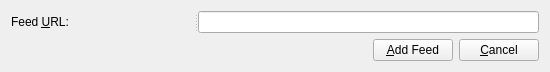
<?xml version="1.0" encoding="UTF-8"?>
<ui version="4.0">
 <class>AddFeedWindow</class>
 <widget class="QWidget" name="AddFeedWindow">
  <property name="geometry">
   <rect>
    <x>0</x>
    <y>0</y>
    <width>550</width>
    <height>70</height>
   </rect>
  </property>
  <property name="sizePolicy">
   <sizepolicy hsizetype="Preferred" vsizetype="Preferred">
    <horstretch>0</horstretch>
    <verstretch>0</verstretch>
   </sizepolicy>
  </property>
  <property name="maximumSize">
   <size>
    <width>16777215</width>
    <height>70</height>
   </size>
  </property>
  <property name="windowTitle">
   <string>Add Feed</string>
  </property>
  <layout class="QVBoxLayout" name="verticalLayout">
   <item>
    <widget class="QSplitter" name="splitter">
     <property name="sizePolicy">
      <sizepolicy hsizetype="Expanding" vsizetype="Fixed">
       <horstretch>0</horstretch>
       <verstretch>0</verstretch>
      </sizepolicy>
     </property>
     <property name="orientation">
      <enum>Qt::Horizontal</enum>
     </property>
     <widget class="QLabel" name="urlInputLabel">
      <property name="sizePolicy">
       <sizepolicy hsizetype="Minimum" vsizetype="Preferred">
        <horstretch>0</horstretch>
        <verstretch>0</verstretch>
       </sizepolicy>
      </property>
      <property name="text">
       <string>Feed &amp;URL:</string>
      </property>
      <property name="buddy">
       <cstring>urlInput</cstring>
      </property>
     </widget>
     <widget class="QLineEdit" name="urlInput"/>
    </widget>
   </item>
   <item>
    <layout class="QHBoxLayout" name="horizontalLayout">
     <item>
      <spacer name="horizontalSpacer">
       <property name="orientation">
        <enum>Qt::Horizontal</enum>
       </property>
       <property name="sizeHint" stdset="0">
        <size>
         <width>40</width>
         <height>20</height>
        </size>
       </property>
      </spacer>
     </item>
     <item>
      <widget class="QPushButton" name="addFeedButton">
       <property name="text">
        <string>&amp;Add Feed</string>
       </property>
      </widget>
     </item>
     <item>
      <widget class="QPushButton" name="cancelButton">
       <property name="text">
        <string>&amp;Cancel</string>
       </property>
      </widget>
     </item>
    </layout>
   </item>
  </layout>
 </widget>
 <layoutdefault spacing="6" margin="11"/>
 <resources/>
 <connections/>
</ui>
